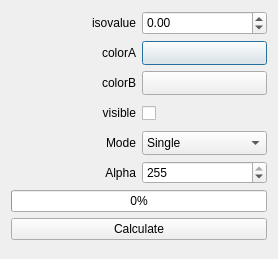
<?xml version="1.0" encoding="UTF-8"?>
<ui version="4.0">
 <class>IsoSurfaceDialog</class>
 <widget class="QDialog" name="IsoSurfaceDialog">
  <property name="geometry">
   <rect>
    <x>0</x>
    <y>0</y>
    <width>274</width>
    <height>259</height>
   </rect>
  </property>
  <property name="windowTitle">
   <string>Langmuir</string>
  </property>
  <layout class="QGridLayout" name="gridLayout">
   <item row="3" column="0">
    <widget class="QLabel" name="labelVisible">
     <property name="text">
      <string>visible</string>
     </property>
     <property name="alignment">
      <set>Qt::AlignRight|Qt::AlignTrailing|Qt::AlignVCenter</set>
     </property>
    </widget>
   </item>
   <item row="0" column="1">
    <widget class="QDoubleSpinBox" name="doubleSpinBoxIsoValue">
     <property name="minimumSize">
      <size>
       <width>0</width>
       <height>24</height>
      </size>
     </property>
     <property name="maximumSize">
      <size>
       <width>16777215</width>
       <height>24</height>
      </size>
     </property>
     <property name="minimum">
      <double>-100.000000000000000</double>
     </property>
     <property name="maximum">
      <double>100.000000000000000</double>
     </property>
     <property name="singleStep">
      <double>0.100000000000000</double>
     </property>
    </widget>
   </item>
   <item row="1" column="1">
    <widget class="ColorButton" name="colorButtonA">
     <property name="minimumSize">
      <size>
       <width>0</width>
       <height>24</height>
      </size>
     </property>
     <property name="maximumSize">
      <size>
       <width>16777215</width>
       <height>24</height>
      </size>
     </property>
     <property name="text">
      <string/>
     </property>
    </widget>
   </item>
   <item row="2" column="0">
    <widget class="QLabel" name="labelColorB">
     <property name="text">
      <string>colorB</string>
     </property>
     <property name="alignment">
      <set>Qt::AlignRight|Qt::AlignTrailing|Qt::AlignVCenter</set>
     </property>
    </widget>
   </item>
   <item row="3" column="1">
    <widget class="QCheckBox" name="checkBoxVisible">
     <property name="minimumSize">
      <size>
       <width>0</width>
       <height>24</height>
      </size>
     </property>
     <property name="maximumSize">
      <size>
       <width>16777215</width>
       <height>24</height>
      </size>
     </property>
     <property name="text">
      <string/>
     </property>
    </widget>
   </item>
   <item row="2" column="1">
    <widget class="ColorButton" name="colorButtonB">
     <property name="minimumSize">
      <size>
       <width>0</width>
       <height>24</height>
      </size>
     </property>
     <property name="maximumSize">
      <size>
       <width>16777215</width>
       <height>24</height>
      </size>
     </property>
     <property name="text">
      <string/>
     </property>
    </widget>
   </item>
   <item row="6" column="0" colspan="2">
    <widget class="QProgressBar" name="calculateProgress">
     <property name="minimumSize">
      <size>
       <width>256</width>
       <height>0</height>
      </size>
     </property>
     <property name="maximumSize">
      <size>
       <width>256</width>
       <height>16777215</height>
      </size>
     </property>
     <property name="value">
      <number>0</number>
     </property>
    </widget>
   </item>
   <item row="0" column="0">
    <widget class="QLabel" name="labelIsoValue">
     <property name="text">
      <string>isovalue</string>
     </property>
     <property name="alignment">
      <set>Qt::AlignRight|Qt::AlignTrailing|Qt::AlignVCenter</set>
     </property>
    </widget>
   </item>
   <item row="7" column="0" colspan="2">
    <widget class="QPushButton" name="calculateButton">
     <property name="minimumSize">
      <size>
       <width>256</width>
       <height>0</height>
      </size>
     </property>
     <property name="maximumSize">
      <size>
       <width>256</width>
       <height>16777215</height>
      </size>
     </property>
     <property name="text">
      <string>Calculate</string>
     </property>
    </widget>
   </item>
   <item row="1" column="0">
    <widget class="QLabel" name="labelColorA">
     <property name="text">
      <string>colorA</string>
     </property>
     <property name="alignment">
      <set>Qt::AlignRight|Qt::AlignTrailing|Qt::AlignVCenter</set>
     </property>
    </widget>
   </item>
   <item row="4" column="0">
    <widget class="QLabel" name="labelMode">
     <property name="text">
      <string>Mode</string>
     </property>
     <property name="alignment">
      <set>Qt::AlignRight|Qt::AlignTrailing|Qt::AlignVCenter</set>
     </property>
    </widget>
   </item>
   <item row="5" column="0">
    <widget class="QLabel" name="labelAlpha">
     <property name="text">
      <string>Alpha</string>
     </property>
     <property name="alignment">
      <set>Qt::AlignRight|Qt::AlignTrailing|Qt::AlignVCenter</set>
     </property>
    </widget>
   </item>
   <item row="5" column="1">
    <widget class="QSpinBox" name="spinBoxAlpha">
     <property name="maximum">
      <number>255</number>
     </property>
     <property name="value">
      <number>255</number>
     </property>
    </widget>
   </item>
   <item row="4" column="1">
    <widget class="QComboBox" name="comboBoxMode">
     <property name="minimumSize">
      <size>
       <width>0</width>
       <height>24</height>
      </size>
     </property>
     <property name="maximumSize">
      <size>
       <width>16777215</width>
       <height>24</height>
      </size>
     </property>
     <item>
      <property name="text">
       <string>Single</string>
      </property>
     </item>
     <item>
      <property name="text">
       <string>SingleAlpha</string>
      </property>
     </item>
     <item>
      <property name="text">
       <string>Double</string>
      </property>
     </item>
     <item>
      <property name="text">
       <string>DoubleAlpha</string>
      </property>
     </item>
     <item>
      <property name="text">
       <string>Shader1</string>
      </property>
     </item>
     <item>
      <property name="text">
       <string>Shader2</string>
      </property>
     </item>
    </widget>
   </item>
  </layout>
 </widget>
 <customwidgets>
  <customwidget>
   <class>ColorButton</class>
   <extends>QPushButton</extends>
   <header location="global">colorbutton.h</header>
  </customwidget>
 </customwidgets>
 <resources/>
 <connections/>
</ui>
